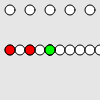
Frame 1 (no input)
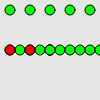
Frame 60 (no input)
Frame 120 (the mouse pressed at the canvas centre since frame 60): identical to frame 60, image omitted

The p5.js sketch that drew these frames (run headless with seeded random() and noise() and a simulated clock; from frame 60 on, the mouse is pressed at the canvas centre):

// p5.js sketch
// ── sketch.js
function setup() {
  createCanvas(100, 100);
  smooth();
}

function draw() {
  background(230);
  var size = 10;
  for (var i = 0; i < 5; i++) {
    var offset = 10;
    var xPos = i * width/5 + offset;
    ellipse (xPos, 10, size, size);
  }

  // 1. Create a for loop that draws 10 circles on y position 50 in the canvas.
  for (var i = 0; i < 10; i++) {
    var offset = 10;
    var xPos = i * width/10 +offset;
    ellipse (xPos, 50, size, size);
  }

  // 2. Create a for loop that draw 5 circles on y position 90.
  //    set fill color to red for circles that is positioned on the left side.
  //    set fill color to green for the circle on the middle.
  //    set fill color to blue for circles on the right side.
  for (var i = 0; i < 5; i++) {
    var offset = 10;
    var xPos = i * width/5 +offset;
    if (xPos < width/2) {
      fill(255, 0, 0);
    } else if(xPos = width/2) {
      fill (0, 255, 0);
    }
    else {
        fill(0, 0, 255);
      }
    ellipse (xPos, 50, size, size);
  }
}
